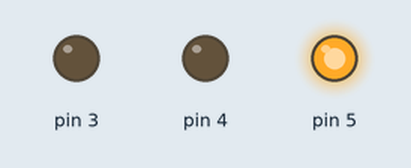
Simulated run of this sketch. Board: Arduino Uno, built with avr-gcc and run on an emulated ATmega328P. Parts: output pins drawn as LEDs (lit = HIGH).

Above: at 1.5 s.
At 3.5 s:
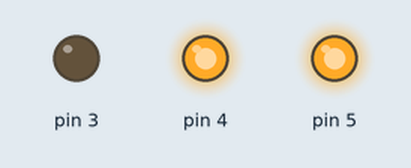
At 5.0 s:
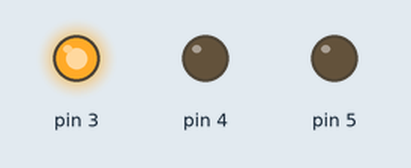
At 6.5 s:
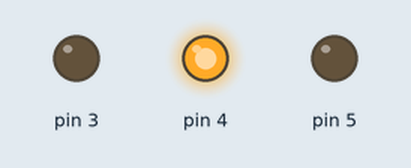
Timing chart, 0 to 9.2 s (numbered marks = the images above):
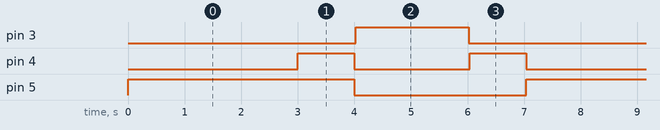

The sketch:

TrafficLight.ino
```cpp
void setup() {

  pinMode(3, OUTPUT);
  pinMode(4, OUTPUT);
  pinMode(5, OUTPUT);

}

void loop() {
  digitalWrite(5, HIGH);

  delay(3000);

  digitalWrite(4, HIGH);

  delay(1000);

  digitalWrite(4, LOW);
  digitalWrite(5, LOW);

  delay(20);

  digitalWrite(3, HIGH);

  delay(2000);

  digitalWrite(3, LOW);

  delay(20);

  digitalWrite(4, HIGH);

  delay(1000);

  digitalWrite(4, LOW);
}
```

Measured:
- by itself, pin 3: alternates HIGH for 2.0 s and LOW for 5.0 s
- by itself, pin 4: repeats every 7.0 s: LOW 2.0 s, HIGH 1.0 s, LOW 3.0 s, HIGH 1.0 s
- by itself, pin 5: alternates HIGH for 4.0 s and LOW for 3.0 s
